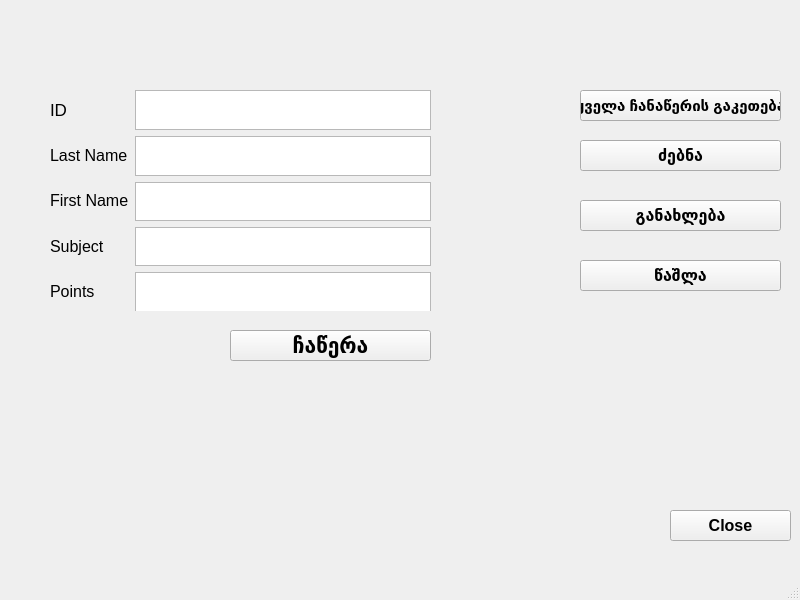
<?xml version="1.0" encoding="UTF-8"?>
<ui version="4.0">
 <class>MainWindow</class>
 <widget class="QMainWindow" name="MainWindow">
  <property name="geometry">
   <rect>
    <x>0</x>
    <y>0</y>
    <width>800</width>
    <height>600</height>
   </rect>
  </property>
  <property name="windowTitle">
   <string>MainWindow</string>
  </property>
  <widget class="QWidget" name="centralwidget">
   <widget class="QPushButton" name="record_btn">
    <property name="geometry">
     <rect>
      <x>230</x>
      <y>330</y>
      <width>201</width>
      <height>31</height>
     </rect>
    </property>
    <property name="font">
     <font>
      <pointsize>16</pointsize>
      <weight>75</weight>
      <bold>true</bold>
     </font>
    </property>
    <property name="text">
     <string>ჩაწერა</string>
    </property>
   </widget>
   <widget class="QPushButton" name="save_all_btn">
    <property name="geometry">
     <rect>
      <x>580</x>
      <y>90</y>
      <width>201</width>
      <height>31</height>
     </rect>
    </property>
    <property name="font">
     <font>
      <pointsize>11</pointsize>
      <weight>75</weight>
      <bold>true</bold>
     </font>
    </property>
    <property name="text">
     <string>ყველა ჩანაწერის გაკეთება</string>
    </property>
   </widget>
   <widget class="QPushButton" name="search_btn">
    <property name="geometry">
     <rect>
      <x>580</x>
      <y>140</y>
      <width>201</width>
      <height>31</height>
     </rect>
    </property>
    <property name="font">
     <font>
      <pointsize>12</pointsize>
      <weight>75</weight>
      <bold>true</bold>
     </font>
    </property>
    <property name="text">
     <string>ძებნა</string>
    </property>
   </widget>
   <widget class="QPushButton" name="update_btn">
    <property name="geometry">
     <rect>
      <x>580</x>
      <y>200</y>
      <width>201</width>
      <height>31</height>
     </rect>
    </property>
    <property name="font">
     <font>
      <pointsize>12</pointsize>
      <weight>75</weight>
      <bold>true</bold>
     </font>
    </property>
    <property name="text">
     <string>განახლება</string>
    </property>
   </widget>
   <widget class="QPushButton" name="delete_btn">
    <property name="geometry">
     <rect>
      <x>580</x>
      <y>260</y>
      <width>201</width>
      <height>31</height>
     </rect>
    </property>
    <property name="font">
     <font>
      <pointsize>12</pointsize>
      <weight>75</weight>
      <bold>true</bold>
     </font>
    </property>
    <property name="text">
     <string>წაშლა</string>
    </property>
   </widget>
   <widget class="QPushButton" name="close_btn">
    <property name="geometry">
     <rect>
      <x>670</x>
      <y>510</y>
      <width>121</width>
      <height>31</height>
     </rect>
    </property>
    <property name="font">
     <font>
      <pointsize>12</pointsize>
      <weight>75</weight>
      <bold>true</bold>
     </font>
    </property>
    <property name="text">
     <string>Close</string>
    </property>
   </widget>
   <widget class="QWidget" name="">
    <property name="geometry">
     <rect>
      <x>50</x>
      <y>90</y>
      <width>381</width>
      <height>221</height>
     </rect>
    </property>
    <layout class="QHBoxLayout" name="horizontalLayout">
     <item>
      <layout class="QVBoxLayout" name="verticalLayout">
       <item>
        <widget class="QLabel" name="id_lbl">
         <property name="font">
          <font>
           <pointsize>13</pointsize>
          </font>
         </property>
         <property name="text">
          <string>ID</string>
         </property>
        </widget>
       </item>
       <item>
        <widget class="QLabel" name="last_name_lbl">
         <property name="font">
          <font>
           <pointsize>12</pointsize>
          </font>
         </property>
         <property name="text">
          <string>Last Name</string>
         </property>
        </widget>
       </item>
       <item>
        <widget class="QLabel" name="first_name_lbl">
         <property name="font">
          <font>
           <pointsize>12</pointsize>
          </font>
         </property>
         <property name="text">
          <string>First Name</string>
         </property>
        </widget>
       </item>
       <item>
        <widget class="QLabel" name="subject_lbl">
         <property name="font">
          <font>
           <pointsize>12</pointsize>
          </font>
         </property>
         <property name="text">
          <string>Subject</string>
         </property>
        </widget>
       </item>
       <item>
        <widget class="QLabel" name="points_lbl">
         <property name="font">
          <font>
           <pointsize>12</pointsize>
          </font>
         </property>
         <property name="text">
          <string>Points</string>
         </property>
        </widget>
       </item>
      </layout>
     </item>
     <item>
      <layout class="QVBoxLayout" name="verticalLayout_2">
       <item>
        <widget class="QTextEdit" name="id_txt">
         <property name="font">
          <font>
           <pointsize>12</pointsize>
          </font>
         </property>
        </widget>
       </item>
       <item>
        <spacer name="verticalSpacer">
         <property name="orientation">
          <enum>Qt::Vertical</enum>
         </property>
         <property name="sizeHint" stdset="0">
          <size>
           <width>20</width>
           <height>40</height>
          </size>
         </property>
        </spacer>
       </item>
       <item>
        <widget class="QTextEdit" name="last_name_txt">
         <property name="font">
          <font>
           <pointsize>12</pointsize>
          </font>
         </property>
        </widget>
       </item>
       <item>
        <widget class="QTextEdit" name="first_name_txt">
         <property name="font">
          <font>
           <pointsize>12</pointsize>
          </font>
         </property>
        </widget>
       </item>
       <item>
        <widget class="QTextEdit" name="subject_txt">
         <property name="font">
          <font>
           <pointsize>12</pointsize>
          </font>
         </property>
        </widget>
       </item>
       <item>
        <widget class="QTextEdit" name="points_txt">
         <property name="font">
          <font>
           <pointsize>12</pointsize>
          </font>
         </property>
        </widget>
       </item>
      </layout>
     </item>
    </layout>
   </widget>
  </widget>
  <widget class="QMenuBar" name="menubar">
   <property name="geometry">
    <rect>
     <x>0</x>
     <y>0</y>
     <width>800</width>
     <height>21</height>
    </rect>
   </property>
  </widget>
  <widget class="QStatusBar" name="statusbar"/>
 </widget>
 <resources/>
 <connections/>
</ui>
